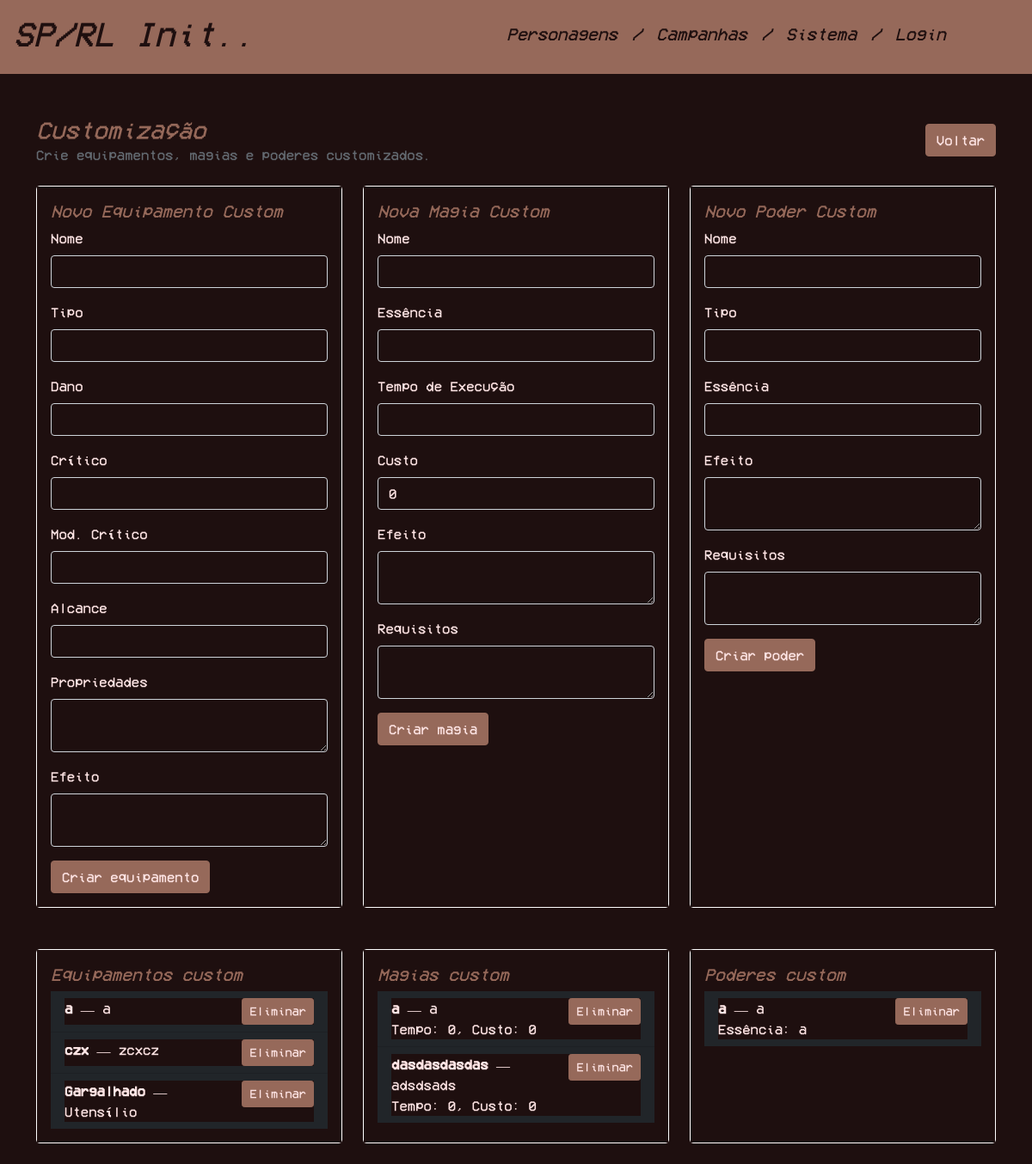
Page /custom.php (signed in) on the committed database.
### tables this page shows
CREATE TABLE `EquipamentoCustom` (
  `id` int NOT NULL,
  `idUtilizador` int NOT NULL,
  `nome` varchar(100) NOT NULL,
  `dano` varchar(50) DEFAULT NULL,
  `critico` varchar(20) DEFAULT NULL,
  `modCritico` varchar(20) DEFAULT NULL,
  `alcance` varchar(20) DEFAULT NULL,
  `propriedades` text,
  `efeito` text,
  `tipo` varchar(50) NOT NULL
);

CREATE TABLE `MagiaCustom` (
  `id` int NOT NULL,
  `idUtilizador` int NOT NULL,
  `nome` varchar(200) NOT NULL,
  `essencia` varchar(20) NOT NULL,
  `tempoExec` varchar(50) NOT NULL,
  `custo` int NOT NULL,
  `efeito` text NOT NULL,
  `requisitos` text
);

CREATE TABLE `PoderCustom` (
  `id` int NOT NULL,
  `idUtilizador` int NOT NULL,
  `nome` varchar(100) NOT NULL,
  `efeito` text NOT NULL,
  `essencia` varchar(20) DEFAULT NULL,
  `tipo` varchar(20) NOT NULL,
  `requisitos` text
);

### custom.php (the view, shortened to what this page needs)
<?php
$user = $_SESSION['user'] ?? null;
$errors = [];
$equipamentos = [];
$magias = [];
$poderes = [];
try {
    $mysqli = get_db_connection();
    $isAdmin = intval($user['admin']) === 1;
    if ($isAdmin) {
        $equipStmt = $mysqli->prepare('SELECT id, nome, tipo, dano, critico, modCritico, alcance, propriedades, efeito FROM EquipamentoCustom ORDER BY nome ASC');
    } else {
        $equipStmt = $mysqli->prepare('SELECT id, nome, tipo, dano, critico, modCritico, alcance, propriedades, efeito FROM EquipamentoCustom WHERE idUtilizador = ? ORDER BY nome ASC');
    }
    if ($equipStmt) {
        $equipStmt->execute();
        $equipResult = $equipStmt->get_result();
        if ($equipResult) {
            while ($row = $equipResult->fetch_assoc()) {
                $equipamentos[] = $row;
            }
        }
    }
    if ($isAdmin) {
        $magiaStmt = $mysqli->prepare('SELECT id, nome, essencia, tempoExec, custo, efeito, requisitos FROM MagiaCustom ORDER BY nome ASC');
    } else {
        $magiaStmt = $mysqli->prepare('SELECT id, nome, essencia, tempoExec, custo, efeito, requisitos FROM MagiaCustom WHERE idUtilizador = ? ORDER BY nome ASC');
    }
    if ($magiaStmt) {
        $magiaStmt->execute();
        $magiaResult = $magiaStmt->get_result();
        if ($magiaResult) {
            while ($row = $magiaResult->fetch_assoc()) {
                $magias[] = $row;
            }
        }
    }
    if ($isAdmin) {
        $poderStmt = $mysqli->prepare('SELECT id, nome, tipo, essencia, efeito, requisitos FROM PoderCustom ORDER BY nome ASC');
    } else {
        $poderStmt = $mysqli->prepare('SELECT id, nome, tipo, essencia, efeito, requisitos FROM PoderCustom WHERE idUtilizador = ? ORDER BY nome ASC');
    }
    if ($poderStmt) {
        $poderStmt->execute();
        $poderResult = $poderStmt->get_result();
        if ($poderResult) {
            while ($row = $poderResult->fetch_assoc()) {
                $poderes[] = $row;
            }
        }
    }
} catch (Throwable $e) {
    error_log('Custom page error: ' . $e->getMessage());
    $errors[] = 'Erro ao carregar a página de customização. Tente novamente mais tarde.';
}
?>
<!DOCTYPE html>
<html lang="pt">
    <head>
        <link rel="stylesheet" href="css/index.css">
        <link href="https://cdn.jsdelivr.net/npm/bootstrap@5.0.2/dist/css/bootstrap.min.css" rel="stylesheet">
    </head>
    <body>
        <?php include('templates/header.php'); ?>
        <div class="container mt-5">
            <div class="row mb-4">
                <div class="col-12 d-flex justify-content-between align-items-center">
                    <div>
                        <h1 class="h3 mb-0">Customização</h1>
                        <p class="text-muted mb-0">Crie equipamentos, magias e poderes customizados.</p>
                    </div>
                    <a href="index.php" class="btn btn-secondary">Voltar</a>
                </div>
            </div>
            <div class="row gy-4">
                <div class="col-lg-4">
                    <div class="card h-100 border border-white">
                        <div class="card-body">
                            <h5 class="card-title">Novo Equipamento Custom</h5>
                            <form method="post">
                                <div class="mb-3">
                                    <label class="form-label">Nome</label>
                                    <input type="text" name="equip_nome" class="form-control" required>
                                </div>
                                <div class="mb-3">
                                    <label class="form-label">Tipo</label>
                                    <input type="text" name="equip_tipo" class="form-control" required>
                                </div>
                                <div class="mb-3">
                                    <label class="form-label">Dano</label>
                                    <input type="text" name="equip_dano" class="form-control">
                                </div>
                                <div class="mb-3">
                                    <label class="form-label">Crítico</label>
                                    <input type="text" name="equip_critico" class="form-control">
                                </div>
                                <div class="mb-3">
                                    <label class="form-label">Mod. Crítico</label>
                                    <input type="text" name="equip_modCritico" class="form-control">
                                </div>
                                <div class="mb-3">
                                    <label class="form-label">Alcance</label>
                                    <input type="text" name="equip_alcance" class="form-control">
                                </div>
                                <div class="mb-3">
                                    <label class="form-label">Propriedades</label>
                                    <textarea name="equip_propriedades" class="form-control" rows="2"></textarea>
                                </div>
                                <div class="mb-3">
                                    <label class="form-label">Efeito</label>
                                    <textarea name="equip_efeito" class="form-control" rows="2"></textarea>
                                </div>
                                <button type="submit" class="btn btn-primary">Criar equipamento</button>
                            </form>
                        </div>
                    </div>
                </div>
                <div class="col-lg-4">
                    <div class="card h-100 border border-white">
                        <div class="card-body">
                            <h5 class="card-title">Nova Magia Custom</h5>
                            <form method="post">
                                <div class="mb-3">
                                    <label class="form-label">Nome</label>
                                    <input type="text" name="magia_nome" class="form-control" required>
                                </div>
                                <div class="mb-3">
                                    <label class="form-label">Essência</label>
                                    <input type="text" name="magia_essencia" class="form-control" required>
                                </div>
                                <div class="mb-3">
                                    <label class="form-label">Tempo de Execução</label>
                                    <input type="text" name="magia_tempoExec" class="form-control" required>
                                </div>
                                <div class="mb-3">
                                    <label class="form-label">Custo</label>
                                    <input type="number" name="magia_custo" class="form-control" value="0" min="0">
                                </div>
                                <div class="mb-3">
                                    <label class="form-label">Efeito</label>
                                    <textarea name="magia_efeito" class="form-control" rows="2"></textarea>
                                </div>
                                <div class="mb-3">
                                    <label class="form-label">Requisitos</label>
                                    <textarea name="magia_requisitos" class="form-control" rows="2"></textarea>
                                </div>
                                <button type="submit" class="btn btn-primary">Criar magia</button>
                            </form>
                        </div>
                    </div>
                </div>
                <div class="col-lg-4">
                    <div class="card h-100 border border-white">
                        <div class="card-body">
                            <h5 class="card-title">Novo Poder Custom</h5>
                            <form method="post">
                                <div class="mb-3">
                                    <label class="form-label">Nome</label>
                                    <input type="text" name="poder_nome" class="form-control" required>
                                </div>
                                <div class="mb-3">
                                    <label class="form-label">Tipo</label>
                                    <input type="text" name="poder_tipo" class="form-control" required>
                                </div>
                                <div class="mb-3">
                                    <label class="form-label">Essência</label>
                                    <input type="text" name="poder_essencia" class="form-control">
                                </div>
                                <div class="mb-3">
                                    <label class="form-label">Efeito</label>
                                    <textarea name="poder_efeito" class="form-control" rows="2" required></textarea>
                                </div>
                                <div class="mb-3">
                                    <label class="form-label">Requisitos</label>
                                    <textarea name="poder_requisitos" class="form-control" rows="2"></textarea>
                                </div>
                                <button type="submit" class="btn btn-primary">Criar poder</button>
                            </form>
                        </div>
                    </div>
                </div>
            </div>
            <div class="row mt-5">
                <div class="col-lg-4 mb-4">
                    <div class="card border border-white h-100">
                        <div class="card-body">
                            <h5 class="card-title">Equipamentos custom</h5>
                            <?php if (empty($equipamentos)): ?>
                                <p class="text-muted">Nenhum equipamento custom criado ainda.</p>
                            <?php else: ?>
                                <ul class="list-group list-group-flush">
                                    <?php foreach ($equipamentos as $item): ?>
                                        <li class="list-group-item bg-dark text-white">
                                            <div class="d-flex justify-content-between align-items-start">
                                                <div>
                                                    <strong><?php echo htmlspecialchars($item['nome']); ?></strong> — <?php echo htmlspecialchars($item['tipo']); ?><br>
                                                </div>
                                                <div class="text-end">
                                                    <form method="post" class="d-inline">
                                                        <button type="submit" class="btn btn-sm btn-secondary">Eliminar</button>
                                                    </form>
                                                </div>
                                            </div>
                                        </li>
                                    <?php endforeach; ?>
                                </ul>
                            <?php endif; ?>
                        </div>
                    </div>
                </div>
                <div class="col-lg-4 mb-4">
                    <div class="card border border-white h-100">
                        <div class="card-body">
                            <h5 class="card-title">Magias custom</h5>
                            <?php if (empty($magias)): ?>
                                <p class="text-muted">Nenhuma magia custom criada ainda.</p>
                            <?php else: ?>
                                <ul class="list-group list-group-flush">
                                    <?php foreach ($magias as $item): ?>
                                        <li class="list-group-item bg-dark text-white">
                                            <div class="d-flex justify-content-between align-items-start">
                                                <div>
                                                    <strong><?php echo htmlspecialchars($item['nome']); ?></strong> — <?php echo htmlspecialchars($item['essencia']); ?><br>
                                                    Tempo: <?php echo htmlspecialchars($item['tempoExec']); ?>, Custo: <?php echo intval($item['custo']); ?>
                                                </div>
                                                <div class="text-end">
                                                    <form method="post" class="d-inline">
                                                        <button type="submit" class="btn btn-sm btn-secondary">Eliminar</button>
                                                    </form>
                                                </div>
                                            </div>
                                        </li>
                                    <?php endforeach; ?>
                                </ul>
                            <?php endif; ?>
                        </div>
                    </div>
                </div>
                <div class="col-lg-4 mb-4">
                    <div class="card border border-white h-100">
                        <div class="card-body">
                            <h5 class="card-title">Poderes custom</h5>
                            <?php if (empty($poderes)): ?>
                                <p class="text-muted">Nenhum poder custom criado ainda.</p>
                            <?php else: ?>
                                <ul class="list-group list-group-flush">
                                    <?php foreach ($poderes as $item): ?>
                                        <li class="list-group-item bg-dark text-white">
                                            <div class="d-flex justify-content-between align-items-start">
                                                <div>
                                                    <strong><?php echo htmlspecialchars($item['nome']); ?></strong> — <?php echo htmlspecialchars($item['tipo']); ?><br>
                                                    <?php if ($item['essencia'] !== null && $item['essencia'] !== ''): ?>Essência: <?php echo htmlspecialchars($item['essencia']); ?><br><?php endif; ?>
                                                </div>
                                                <div class="text-end">
                                                    <form method="post" class="d-inline">
                                                        <button type="submit" class="btn btn-sm btn-secondary">Eliminar</button>
                                                    </form>
                                                </div>
                                            </div>
                                        </li>
                                    <?php endforeach; ?>
                                </ul>
                            <?php endif; ?>
                        </div>
                    </div>
                </div>
            </div>
        </div>
    </body>
</html>

### rows in the picture
equipamentocustom: nome "a", tipo "a"
equipamentocustom: nome "czx", tipo "zcxcz"
equipamentocustom: nome "Gargalhado", tipo "Utensílio"
magiacustom: nome "a", essencia "a", tempoExec "0", custo "0"
magiacustom: nome "dasdasdasdas", essencia "adsdsads", tempoExec "0", custo "0"
podercustom: nome "a", tipo "a", essencia "a"
